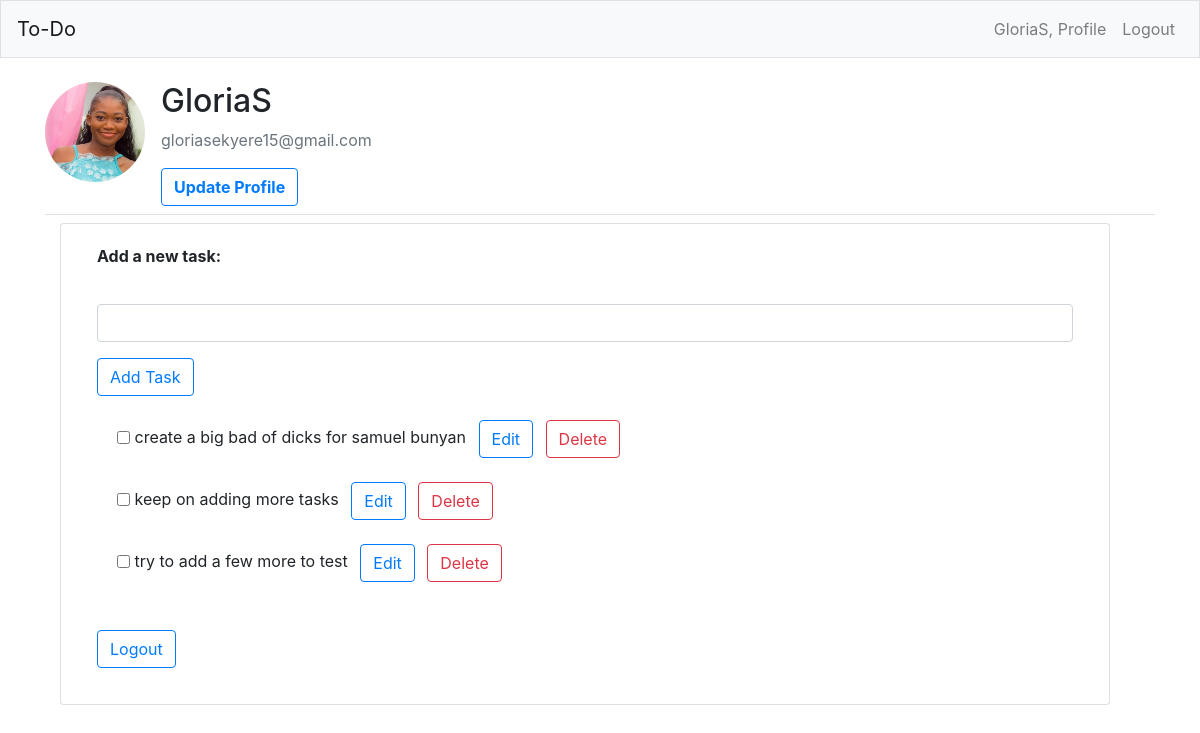
The app's page /users/profile/1/ (signed in), older data.
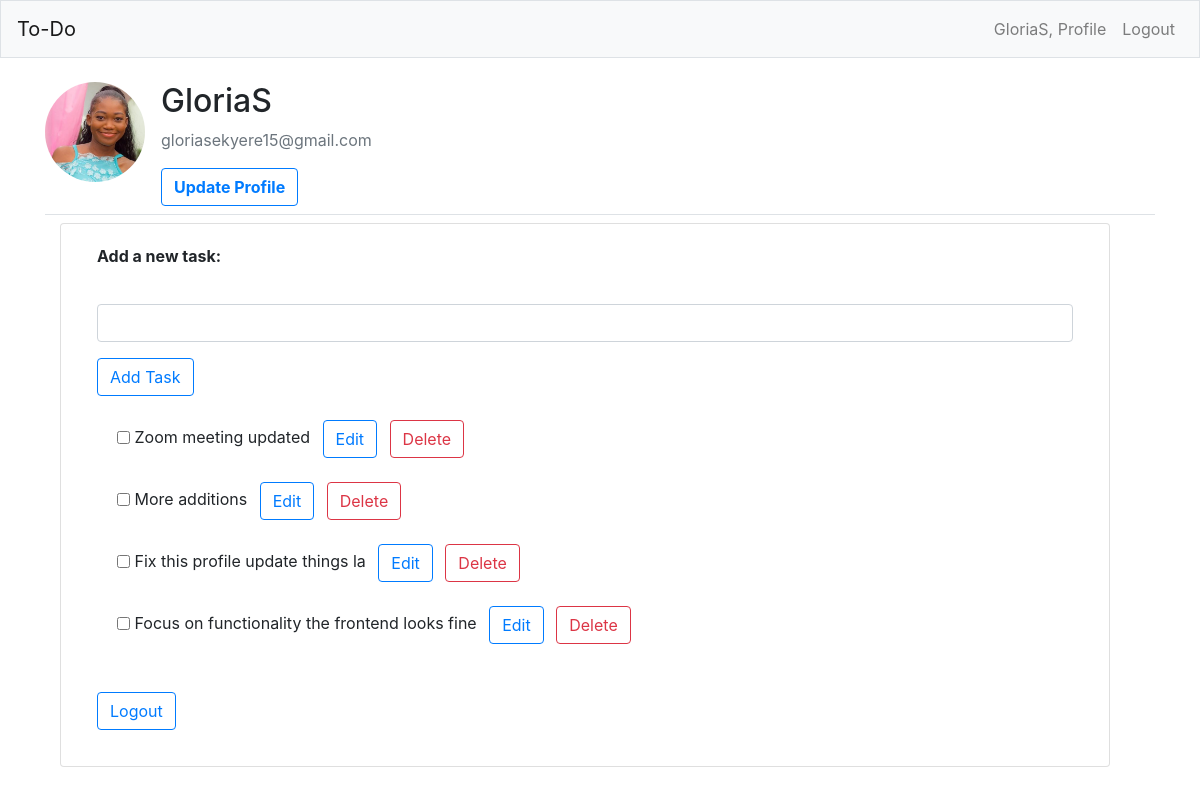
The same page, newer data.
### users/models.py (models this page shows, shortened)
class Profile(models.Model):
    user = models.OneToOneField(User, on_delete=models.CASCADE)
    image = models.ImageField(default='default.jpeg', upload_to='profile_pics')

### tasks/models.py (models this page shows)
class Task(models.Model):
    user = models.ForeignKey(User, on_delete=models.CASCADE)
    content = models.CharField(max_length=200)
    is_completed = models.BooleanField(default=False)
    def __str__(self):
        return self.content

### users/views.py (the view)
# urls.py: path('profile/<int:pk>/', views.profile, name='profile'),
@login_required
def profile(request, pk):
    if request.method != 'POST':
        add_form = AddTask()
    else:
        add_form = AddTask(data=request.POST)
        if add_form.is_valid():
            task = Task(user=User.objects.get(id=pk), content=add_form.save(commit=False))
            task.save()
            return redirect('users:profile', request.user.id)
    tasks = Task.objects.filter(user_id=pk)
    context = {'tasks':tasks, 'add_form':add_form}
    return render(request, 'users/profile.html', context)

### tasks/forms.py
class AddTask(forms.ModelForm):
    class Meta:
        model = Task
        fields = ['content']
        labels = {'content':''}

### users/templates/users/profile.html (shortened to what this page needs)
{% extends 'tasks/base.html' %})
{% load bootstrap4 %}
{% block page_header %}
    <div class="content-section">
        <div class="media">
            <img class="rounded-circle account-img avatar" width="100px" height="100px" src="{{ user.profile.image.url }}">
            <div class="media-body ml-3">
                <h2 class="account-heading">{{ user.username }}</h2>
                <p class="text-secondary">{{ user.email }}</p>
                <a href="{% url 'users:edit_profile' %}" class="add btn btn-outline-primary font-weight-bold todo-list-add-btn" >Update Profile</a>
            </div>
        </div>
    </div>
{% endblock page_header %}
{% block content %}
<div class="page-content page-container" id="page-content">
    <div class="padding">
        <div class="row container d-flex justify-content-center">
            <div class="col-md-12">
                <div class="card px-3">
                    <div class="card-body">
                        <b><p class="card-title">Add a new task:</p></b>
                        <div >
                        <form method='post' width=100>
                            {% bootstrap_form add_form %}
                        <div><button class="add btn btn-outline-primary " name="submit" >Add Task</button></div>
                        </form>
                        </div>
                        <div class="list-wrapper pt-4">
                            {% for task in tasks %}
                                <div class="form-check"> <label class="form-check-label"> <input class="checkbox" type="checkbox">
                                    {{ task }}
                                    <a class="btn btn-outline-primary ml-2 align-right" href="{% url 'tasks:edit_task' task.id %}">Edit</a>
                                    <a  class="btn btn-outline-danger ml-2 align-right" href="{% url 'tasks:delete_task' task.id %}">Delete</a>
                                    </label> </div> <br>
                            {% empty %}
                                    <p>You have no tasks to do</p>
                            {% endfor %}
                        </div>
                        <br>
                        <p><a class="btn btn-outline-primary" href="{% url 'users:logout' %}">Logout</a></p>
                    </div>
                </div>
            </div>
        </div>
    </div>
</div>
{% endblock content %}

### tasks/templates/tasks/base.html (shortened to what this page needs)
{% load static %}
{% load bootstrap4 %}
<!doctype html>
<html lang="en">
<head>
    {% bootstrap_css %}
</head>
<body>
    <nav class="navbar navbar-expand-md navbar-light bg-light mb-4 border">
        <a class="navbar-brand" href = "{% url 'tasks:index' %}">
            To-Do</a>
    <div class="collapse navbar-collapse" id="navbarCollapse">
        <ul class="navbar-nav ml-auto">
            {% if user.is_authenticated %}
            <li class="nav-item">
                <a class="nav-link" href = "{% url 'users:profile' user.id %}">{{ user.username }}, Profile</a>
            </li>
            <li class="nav-item">
                <a class="nav-link" href = "{% url 'users:logout' %}">Logout</a>
            </li>
            {% endif %}
        </ul>
    </div>
    </nav>
    <main role="main" class="container">
        <div class="pb-2 mb-2 border-bottom">
            {% block page_header %}{% endblock page_header %}
        </div>
        <div>
            {% block content %}{% endblock content %}
        </div>
    </main>
</body>
</html>

Row changes from the older to the newer data that the page shows:
removed Task: content "create a big bad of dicks for samuel bunyan"
removed Task: content "keep on adding more tasks"
removed Task: content "try to add a few more to test"
added Task: content "Zoom meeting updated"
added Task: content "More additions"
added Task: content "Fix this profile update things la"
added Task: content "Focus on functionality the frontend looks fine"
